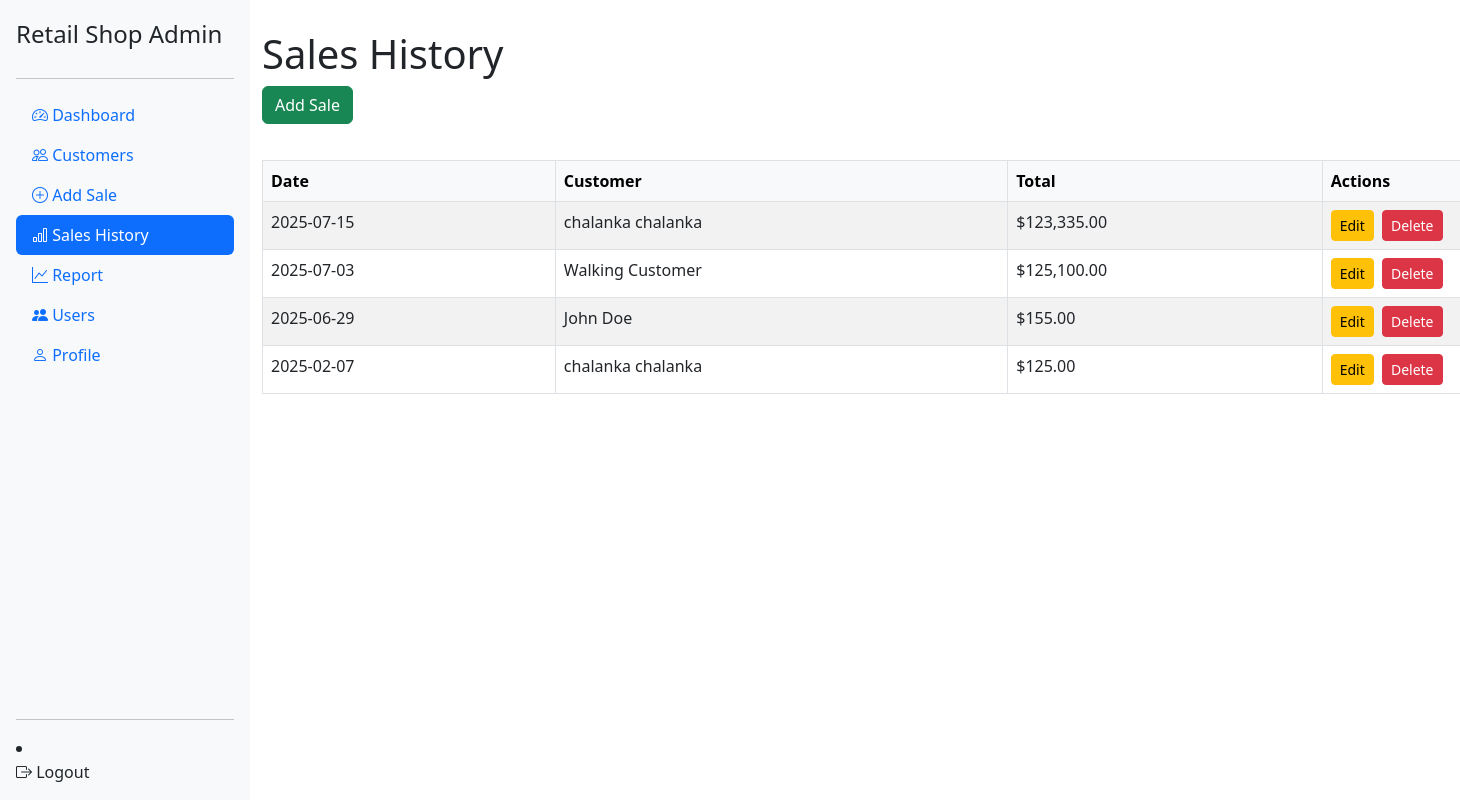
The page /sales.php on the database its author committed.
### tables this page shows
CREATE TABLE `sales` (
  `id` int(11) NOT NULL,
  `customer` varchar(100) DEFAULT NULL,
  `total` decimal(10,2) DEFAULT NULL,
  `date` date DEFAULT NULL
);

### sales.php (the view, shortened to what this page needs)
<?php
$conn = new mysqli('localhost', 'root', '', 'retail_db');
$sales = $conn->query("SELECT * FROM sales ORDER BY date DESC");
?>
<!DOCTYPE html>
<html>
<head>
  <link rel="stylesheet" href="style.css">
  <link href="https://cdn.jsdelivr.net/npm/bootstrap@5.3.0/dist/css/bootstrap.min.css" rel="stylesheet">
</head>
<body>
<?php include 'navbar.php'; ?>
<div class="container-fluid" style="margin-left:250px; padding-top: 30px;">
  <h1>Sales History</h1>
  <button class="btn btn-success mb-3" data-bs-toggle="modal" data-bs-target="#addSaleModal">Add Sale</button>
  <table class="table table-bordered table-striped">
    <thead class="table-light">
      <tr><th>Date</th><th>Customer</th><th>Total</th><th>Actions</th></tr>
    </thead>
    <tbody>
      <?php while($s = $sales->fetch_assoc()): ?>
        <tr>
          <td><?= htmlspecialchars($s['date']) ?></td>
          <td><?= htmlspecialchars($s['customer']) ?></td>
          <td>$<?= number_format($s['total'], 2) ?></td>
          <td>
            <button class="btn btn-sm btn-warning me-1" data-bs-toggle="modal" data-bs-target="#editSaleModal<?= $s['id'] ?>">Edit</button>
            <button class="btn btn-sm btn-danger" data-bs-toggle="modal" data-bs-target="#deleteSaleModal<?= $s['id'] ?>">Delete</button>
          </td>
        </tr>
      <?php endwhile; ?>
    </tbody>
  </table>
</div>
</body>
</html>

### navbar.php (shortened to what this page needs)
<?php
$current = basename($_SERVER['PHP_SELF']);
?>
<link href="https://cdn.jsdelivr.net/npm/bootstrap@5.3.0/dist/css/bootstrap.min.css" rel="stylesheet">
<aside class="d-flex flex-column flex-shrink-0 p-3 bg-light"
  style="width: 250px; height: 100vh; position: fixed; overflow: visible; z-index: 1100;">
  <a href="index.php" class="d-flex align-items-center mb-3 mb-md-0 me-md-auto link-dark text-decoration-none" style="padding-bottom: 10px;">
    <span class="fs-4">Retail Shop Admin</span>
  </a>
  <hr>
  <ul class="nav nav-pills flex-column mb-auto">
    <li class="nav-item">
      <a href="index.php" class="nav-link <?php if($current == 'index.php') echo 'active'; ?>" aria-current="page">
        <i class="bi bi-speedometer2"></i> Dashboard
      </a>
    </li>
    <li>
      <a href="customers.php" class="nav-link <?php if($current == 'customers.php') echo 'active'; ?> aria-current="page">
        <i class="bi bi-people"></i> Customers
      </a>
    </li>
    <li>
      <a href="add_sale.php" class="nav-link <?php if($current == 'add_sale.php') echo 'active'; ?> aria-current="page">
        <i class="bi bi-plus-circle"></i> Add Sale
      </a>
    </li>
    <li>
      <a href="sales.php" class="nav-link <?php if($current == 'sales.php') echo 'active'; ?> aria-current="page">
        <i class="bi bi-bar-chart"></i> Sales History
      </a>
    </li>
    <li>
      <a href="report.php" class="nav-link <?php if($current == 'report.php') echo 'active'; ?> aria-current="page">
        <i class="bi bi-graph-up"></i> Report
      </a>
    </li>
    <li>
      <a href="users.php" class="nav-link <?php if($current == 'users.php') echo 'active'; ?> aria-current="page">
        <i class="bi bi-people-fill"></i> Users
      </a>
    </li>
    <li>
      <a href="admin_profile.php" class="nav-link <?php if($current == 'admin_profile.php') echo 'active'; ?> aria-current="page">
        <i class="bi bi-person"></i> Profile
      </a>
    </li>
  </ul>
  <hr>
  <li>
      <a href="logout.php" class="nav-link <?php if($current == 'logout.php') echo 'active'; ?> aria-current="page">
        <i class="bi bi-box-arrow-right"></i> Logout
      </a>
    </li>
</aside>
<link rel="stylesheet" href="https://cdn.jsdelivr.net/npm/bootstrap-icons@1.10.5/font/bootstrap-icons.css">

### style.css (style rules this page uses)
body { font-family: Arial; margin: 0; padding: 0; background: #f4f4f4; }
h1, h2 { color: #333; }
table { width: 100%; border-collapse: collapse; margin-top: 20px; background: #fff; }
th, td { padding: 10px; border: 1px solid #ccc; text-align: left; }
button { padding: 8px 12px; background: #319DEB; color: #fff; border: none; cursor: pointer; }

### rows shown on the page
sales: date "2025-07-15", customer "chalanka chalanka", total "123,335.00"
sales: date "2025-07-03", customer "Walking Customer", total "125,100.00"
sales: date "2025-06-29", customer "John Doe", total "155.00"
sales: date "2025-02-07", customer "chalanka chalanka", total "125.00"
